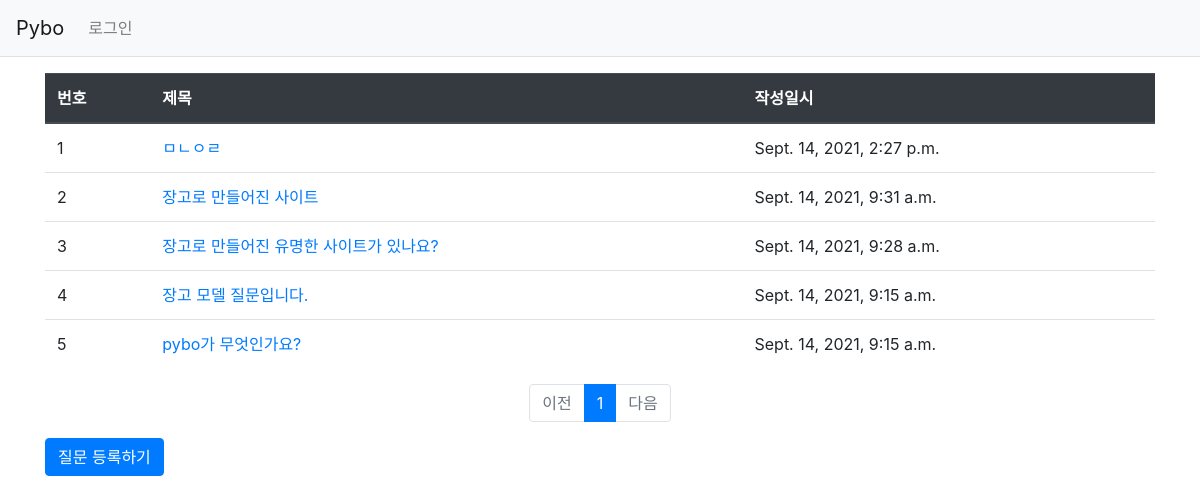
Page /pybo/ on the earlier database version.
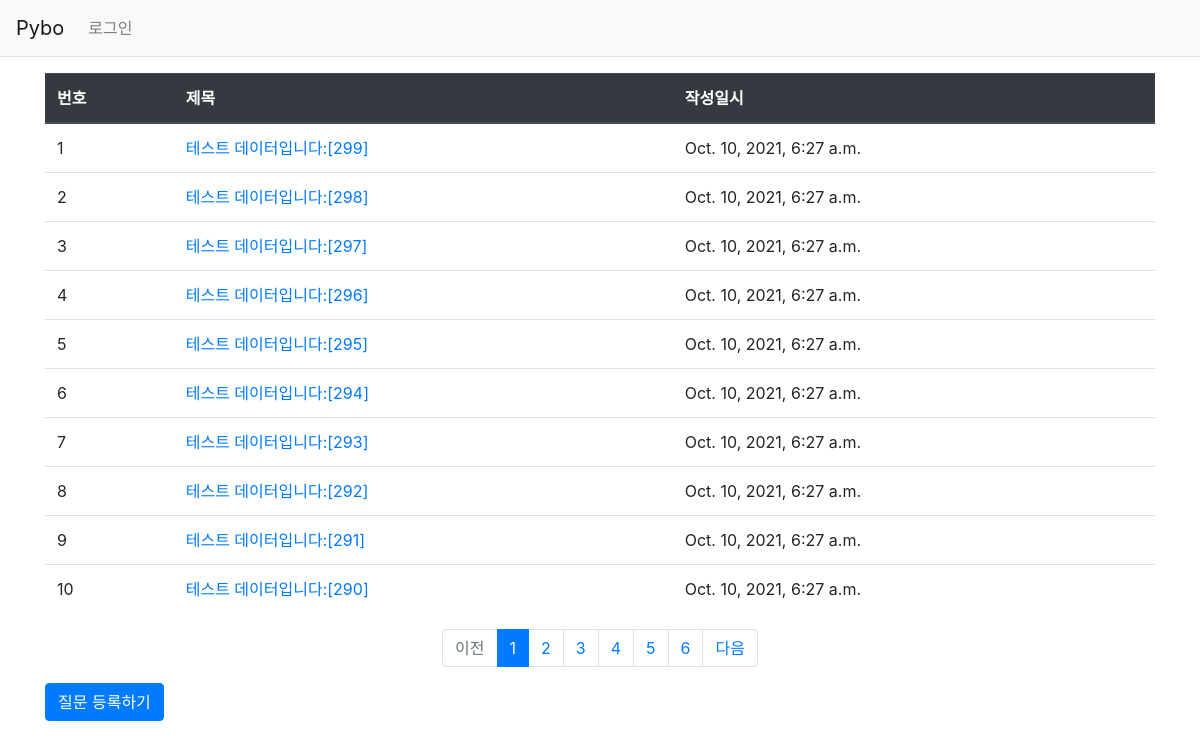
Same page on the later database version.
### pybo/models.py (models this page shows, shortened)
class Question(models.Model):
    subject = models.CharField(max_length=200)
    content = models.TextField()
    create_date = models.DateTimeField()

### pybo/views.py (the view)
# urls.py: path('', views.index, name='index'),
def index(request):
    page = request.GET.get('page', '1') # 페이지
    question_list = Question.objects.order_by('-create_date')
    paginator = Paginator(question_list, 10) # 페이지당 10개씩 보요주기
    page_obj = paginator.get_page(page)
    context = {'question_list': page_obj}
    return  render(request, 'pybo/question_list.html', context)

### templates/pybo/question_list.html
{% extends 'base.html' %}
{% block content %}
<div class="container my-3">
    <table class="table">
        <thead>
        <tr class="thead-dark">
            <th>번호</th>
            <th>제목</th>
            <th>작성일시</th>
        </tr>
        </thead>
        <tbody>
        {% if question_list %}
        {% for question in question_list %}
        <tr>
            <td>{{ forloop.counter }}</td>
            <td>
                <a href="{% url 'pybo:detail' question.id %}">{{ question.subject }}</a>
            </td>
            <td>{{ question.create_date }}</td>
        </tr>
        {% endfor %}
        {% else %}
        <tr>
            <td colspan="3">질문이 없습니다.</td>
        </tr>
        {% endif %}
        </tbody>
    </table>
    <ul class="pagination justify-content-center">
        {% if question_list.has_previous %}
        <li class="page-item">
            <a class="page-link" href="?page={{ question_list.previous_page_number }}">이전</a>
        </li>
        {% else %}
        <li class="page-item disabled">
            <a class="page-link" tabindex="-1" aria-disabled="true" href="#">이전</a>
        </li>
        {% endif %}
        {% for page_number in question_list.paginator.page_range %}
        {% if page_number >= question_list.number|add:-5 and page_number <= question_list.number|add:5 %}
            {% if page_number == question_list.number %}
            <li class="page-item active" aria-current="page">
                <a class="page-link" href="?page={{ page_number }}">{{ page_number }}</a>
            </li>
            {% else %}
            <li class="page-item">
                <a class="page-link" href="?page={{ page_number }}">{{ page_number }}</a>
            </li>
            {% endif %}
        {% endif %}
        {% endfor %}
        {% if question_list.has_next %}
        <li class="page-item">
            <a class="page-link" href="?page={{ question_list.next_page_number }}">다음</a>
        </li>
        {% else %}
        <li class="page-item disabled">
            <a class="page-link" tabindex="-1" aria-disabled="true" href="#">다음</a>
        </li>
        {% endif %}
    </ul>
    <a href="{% url 'pybo:question_create' %}" class="btn btn-primary">질문 등록하기</a>
</div>
{% endblock %}

Differences in the rows shown:
no longer on this page (row unchanged): Question: subject "ㅁㄴㅇㄹ", create_date "Sept. 14, 2021, 2:27 p.m."
no longer on this page (row unchanged): Question: subject "장고로 만들어진 사이트", create_date "Sept. 14, 2021, 9:31 a.m."
no longer on this page (row unchanged): Question: subject "장고로 만들어진 유명한 사이트가 있나요?", create_date "Sept. 14, 2021, 9:28 a.m."
no longer on this page (row unchanged): Question: subject "장고 모델 질문입니다.", create_date "Sept. 14, 2021, 9:15 a.m."
no longer on this page (row unchanged): Question: subject "pybo가 무엇인가요?", create_date "Sept. 14, 2021, 9:15 a.m."
added Question: subject "테스트 데이터입니다:[299]", create_date "Oct. 10, 2021, 6:27 a.m."
added Question: subject "테스트 데이터입니다:[298]", create_date "Oct. 10, 2021, 6:27 a.m."
added Question: subject "테스트 데이터입니다:[297]", create_date "Oct. 10, 2021, 6:27 a.m."
added Question: subject "테스트 데이터입니다:[296]", create_date "Oct. 10, 2021, 6:27 a.m."
added Question: subject "테스트 데이터입니다:[295]", create_date "Oct. 10, 2021, 6:27 a.m."
added Question: subject "테스트 데이터입니다:[294]", create_date "Oct. 10, 2021, 6:27 a.m."
added Question: subject "테스트 데이터입니다:[293]", create_date "Oct. 10, 2021, 6:27 a.m."
added Question: subject "테스트 데이터입니다:[292]", create_date "Oct. 10, 2021, 6:27 a.m."
added Question: subject "테스트 데이터입니다:[291]", create_date "Oct. 10, 2021, 6:27 a.m."
added Question: subject "테스트 데이터입니다:[290]", create_date "Oct. 10, 2021, 6:27 a.m."
Other differences:
new list line: "2"
new list line: "3"
new list line: "4"
new list line: "5"
new list line: "6"
